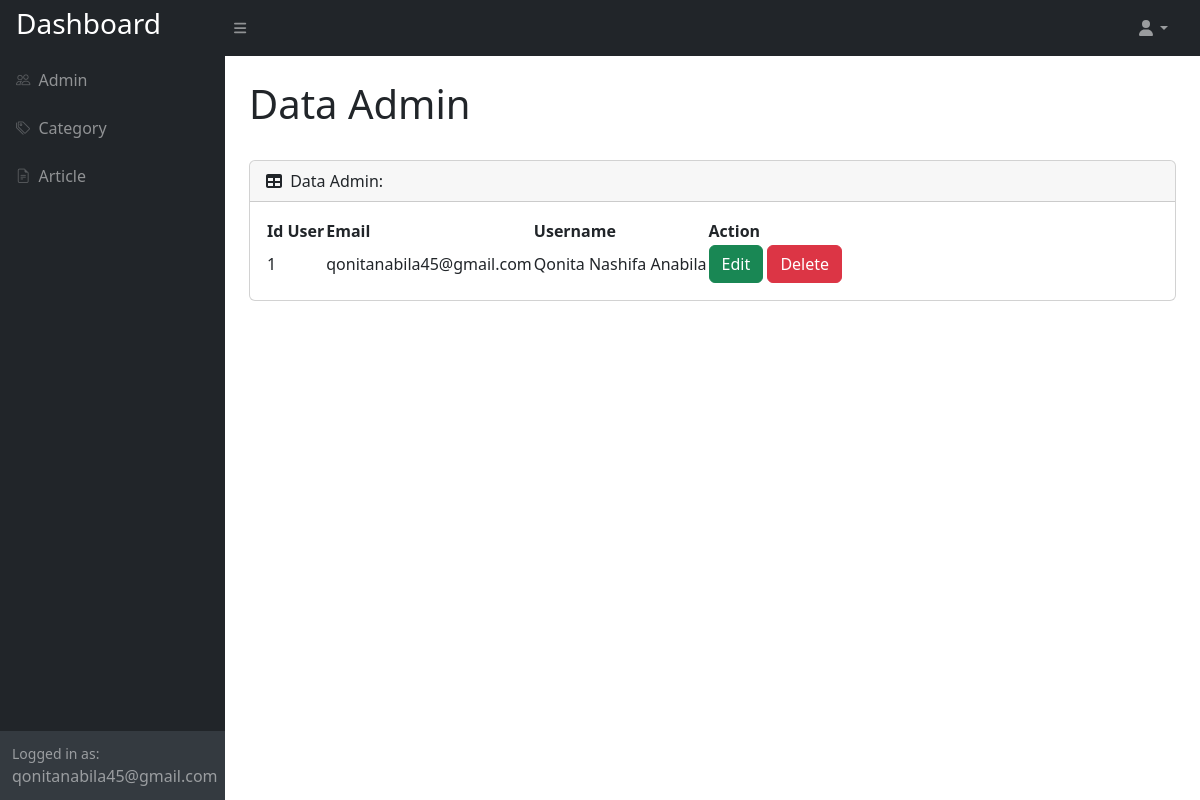
The app's page /AdminController/viewAdmin.php (signed in) with its own data.
### tables this page shows
CREATE TABLE `user` (
  `id_admin` int NOT NULL,
  `username` varchar(50) NOT NULL,
  `password` varchar(255) NOT NULL,
  `email` varchar(100) NOT NULL
);

### AdminController/viewAdmin.php (the view, shortened to what this page needs)
<!DOCTYPE html>
<html lang="en">
<head>
    <link href="https://cdn.jsdelivr.net/npm/simple-datatables@7.1.2/dist/style.min.css" rel="stylesheet" />
    <link href="css/styles.css" rel="stylesheet" />
    <link href="https://cdn.jsdelivr.net/npm/bootstrap-icons/font/bootstrap-icons.css" rel="stylesheet">
</head>
<body class="sb-nav-fixed">
    <nav class="sb-topnav navbar navbar-expand navbar-dark bg-dark">
    <a class="navbar-brand ps-3" href="index.php"><h3>Dashboard</h3></a>
        <button class="btn btn-link btn-sm order-1 order-lg-0 me-4 me-lg-0" id="sidebarToggle" href="#!"><i class="fas fa-bars"></i></button>
        <ul class="navbar-nav ms-auto ms-md-0 me-3 me-lg-4">
            <li class="nav-item dropdown">
                <a class="nav-link dropdown-toggle" id="navbarDropdown" href="#" role="button" data-bs-toggle="dropdown" aria-expanded="false"><i class="fas fa-user fa-fw"></i></a>
            </li>
        </ul>
    </nav>
    <div id="layoutSidenav">
        <div id="layoutSidenav_nav">
            <nav class="sb-sidenav accordion sb-sidenav-dark" id="sidenavAccordion">
                <div class="sb-sidenav-menu">
                    <div class="nav">
                        <a class="nav-link" href="viewAdmin.php">
                            <div class="sb-nav-link-icon"><i class="bi bi-people"></i></div>
                            Admin
                        </a>
                        <a class="nav-link" href="viewCategories.php">
                            <div class="sb-nav-link-icon"><i class="bi bi-tags"></i></div>
                            Category
                        </a>
                        <a class="nav-link" href="viewArticle.php">
                            <div class="sb-nav-link-icon"><i class="bi bi-file-earmark-text"></i></div>
                            Article
                        </a>
                    </div>
                </div>
                <div class="sb-sidenav-footer">
                    <div class="small">Logged in as:</div>
                    <?= $_SESSION['email'] ?>
                </div>
            </nav>
        </div>
        <div id="layoutSidenav_content">
            <main>
                <div class="container-fluid px-4">
                    <h1 class="mt-4">Data Admin</h1>
                    <br>
                    <div class="card mb-4">
                        <div class="card-header">
                            <i class="fas fa-table me-1"></i>
                            Data Admin:
                        </div>
                        <div class="card-body">
                            <table id="datatablesSimple">
                                <thead>
                                    <tr>
                                        <th>Id User</th>
                                        <th>Email</th>
                                        <th>Username</th>
                                        <th>Action</th>
                                    </tr>
                                </thead>
                                <tbody>
                                    <?php
                                    include "../connection.php";
                                    $query = mysqli_query($conn, "SELECT * FROM user ORDER BY id_admin ASC");
                                    $no = 1;
                                    while ($row = mysqli_fetch_array($query)) :
                                    ?>
                                        <tr>
                                            <td><?= $row['id_admin'] ?></td>
                                            <td><?= $row['email'] ?></td>
                                            <td><?= $row['username'] ?></td>
                                            <td>
                                                <a href="#" class="btn btn-success" data-bs-toggle="modal" data-bs-target="#edit<?= $no ?>">Edit</a>
                                                <a href="#" class="btn btn-danger" data-bs-toggle="modal" data-bs-target="#hapus<?= $no ?>">Delete</a>
                                            </td>
                                        </tr>
                                    <?php
                                        $no++;
                                    endwhile;
                                    ?>
                                </tbody>
                            </table>
                        </div>
                    </div>
                </div>
            </main>
</body>
</html>

### records on screen
user: id_admin "1", email "qonitanabila45@gmail.com", username "Qonita Nashifa Anabila"

### other values on screen
$_SESSION['email'] "qonitanabila45@gmail.com"
